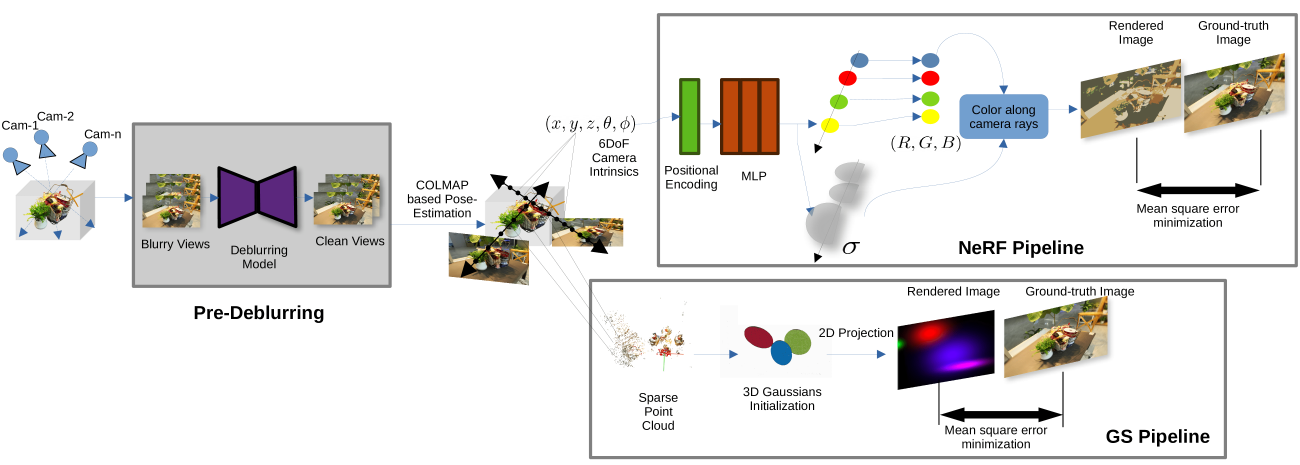
#> input picture main_scheme.png, 5197 x 1860 px (shown at 1/4 size)
$ python resizer.py --dir ../..
#> lines starting #> are read from the running program, lines starting #| are printed output that depends on the picture
import os
import cv2
import argparse

parser=argparse.ArgumentParser()
parser.add_argument('--dir',type=str,required=True)
args=parser.parse_args()


dirr=args.dir

new_dir=dirr+'_256'

if os.path.exists(new_dir):
    os.system(f'rm -rf {new_dir}')

os.system(f'mkdir {new_dir}')


dir_list=os.listdir(dirr)
im_paths=[os.path.join(dirr,curr_dir) for curr_dir in dir_list if curr_dir.endswith('png') or curr_dir.endswith('.jpg') or curr_dir.endswith('.JPG')]

counter=0
for pth in im_paths:
    img=cv2.imread(pth)
#> img is the input picture: shape (1860, 5197, 3); mean B, G, R 228.5, 230.1, 231.7
    new_pth=os.path.join(new_dir,str(counter)+'.png')
    img_resized=cv2.resize(img,(256,256))
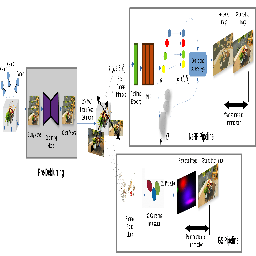
#> img_resized: shape (256, 256, 3); mean B, G, R 228, 229.6, 231.2
    cv2.imwrite(new_pth,img_resized)
    counter+=1

# os.system(f'rm -rf {dirr}')
